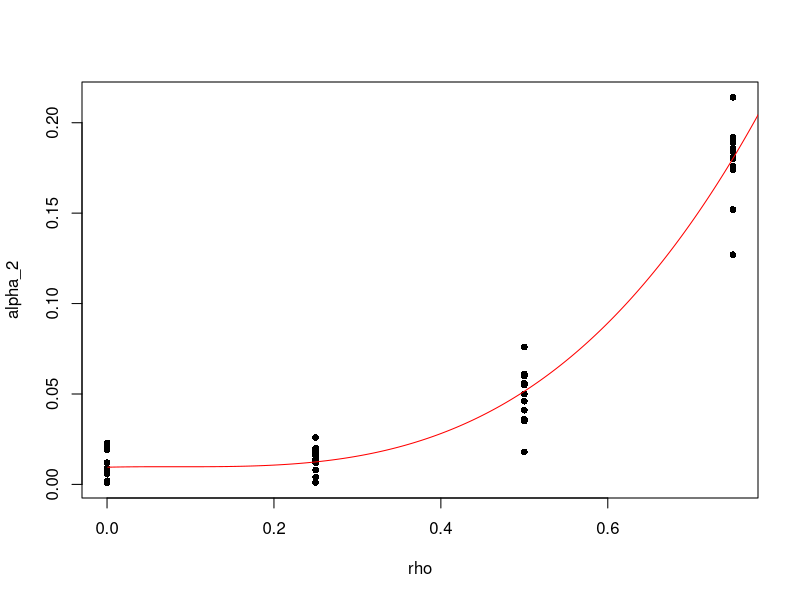

Source code (R):
# Calculation of L and ARLs for different values of rho

library(matrixStats)
library(matrixcalc)


rm(list=ls()) # clear workspace
cat("\014") # Clear console
alpha<-0.0027
m=100 # number of streams
n=1   # sample size
s<-1 #standard deviaion of each stream
al<-c(1, floor(0.25*m), floor(0.5*m), floor(0.75*m))
alpha2opt<-matrix(rep(0, 128),64,2) #optimal set of alpha2
j<-0
for (rho in seq(0, 0.75, by=0.25)){
for (r in al){ #number of shifted streams
  for (d in seq(0.5, 2, by=0.5)){ #amount of shift
j<-j+1
sa<-s*sqrt(rho/(1-rho)) #common standard deviation
st<-sqrt(s^2+sa^2) # total standard deviation
sigma <- (s^2)*diag(m)+(sa^2)*matrix(1,m,m) # covariance matrix
delta<-c(rep(d, r),rep(0,m-r)) #mu1-mu0
lambda<-n*t(delta)%*%solve(sigma) %*%(delta) # non- centrality parameter

# computing Power for the proposed method
PowP<-c(rep(0,1000)) #power for the proposed method
alpha2<-c(seq((10^(-3)), 1, (10^(-3))))
alpha1<-c(rep(0,1000))
a2<-0
for (i in 1:1000){
  
  f2<-function(x){exp(-x^2/2)*((pnorm(st*qnorm(1-alpha2[i]/2)/s-x*sa/s)-pnorm(-st*qnorm(1-alpha2[i]/2)/s-x*sa/s)))^m/((2*pi)^0.5)}
  I2<-integrate(f2, lower = -Inf, upper=Inf)
  a2<-I2[[1]]
  
  alpha1[i]<-alpha/(1-a2) # corresponding alpha1
  if (alpha1[i]<1){
    q=qchisq(1-alpha1[i], df=m, ncp = 0)
    PowS1<-(1-pchisq(q, df=m, ncp = lambda)) #power of first step
    f3<-function(x)((pnorm(st*qnorm(1-alpha2[i]/2)/s-x*sa/s-sqrt(n)*d/s)-pnorm(-st*qnorm(1-alpha2[i]/2)/s-x*sa/s-sqrt(n)*d/s)))^(r)
    f4<-function(x){exp(-x^2/2)*f3(x)*((pnorm(st*qnorm(1-alpha2[i]/2)/s-x*sa/s)-pnorm(-st*qnorm(1-alpha2[i]/2)/s-x*sa/s)))^(m-r)/((2*pi)^0.5)}
    I3<-integrate(f4, lower = -Inf, upper=Inf)
    PowS2<-(1-I3[[1]]) #power of second step
    PowP[i]<-(PowS1*PowS2)
  }
}
alpha2opt[j,1]<-alpha2[which.max(PowP)]
alpha2opt[j,2]<-rho
  }
}
}
lm1<-lm(formula = alpha2opt[, 1] ~ poly(alpha2opt[, 2], 3, raw = TRUE)) #polynomial regression fitting
plot(alpha2opt[, 2],alpha2opt[, 1], pch = 16, cex = .9,xlab="rho", ylab="alpha_2") #plot of data
f <- function(x) coef(lm1)[1] + coef(lm1)[2]*x + coef(lm1)[3]*x^2+coef(lm1)[4]*x^3
lines(alpha2,f(alpha2), col="red") 
print(c(coef(lm1)[1],coef(lm1)[2],coef(lm1)[3],coef(lm1)[4]))
print(summary(lm1)$ r.squared)
print(summary(lm1)$adj.r.squared)
